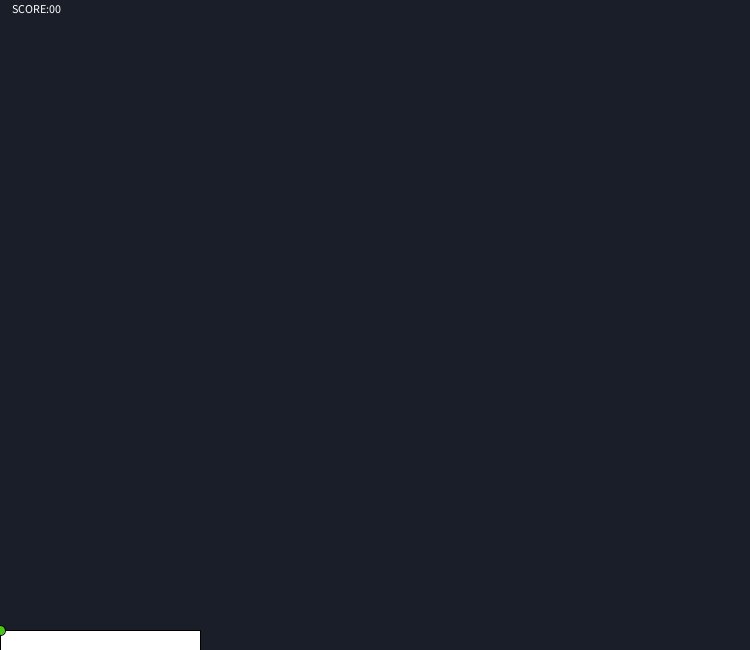
Frame 1 (no input)
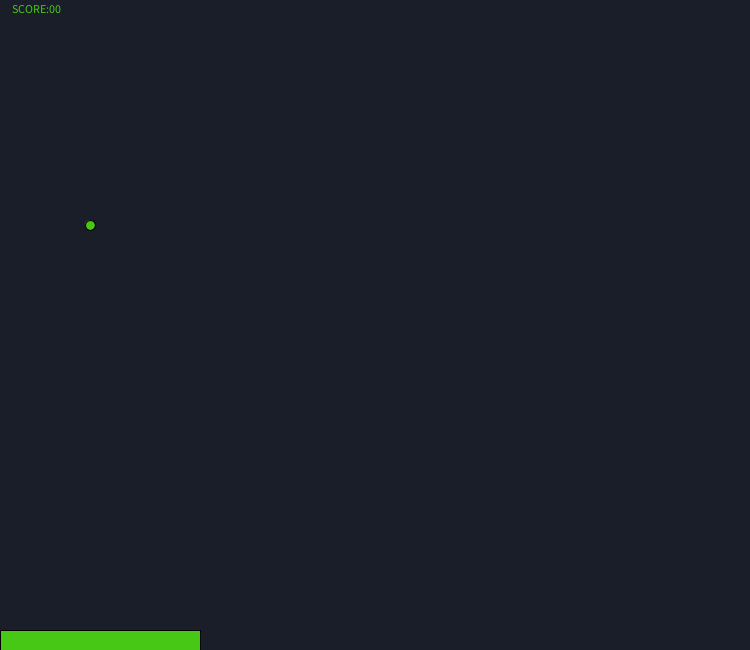
Frame 60 (the mouse pressed at the canvas centre just before this capture)
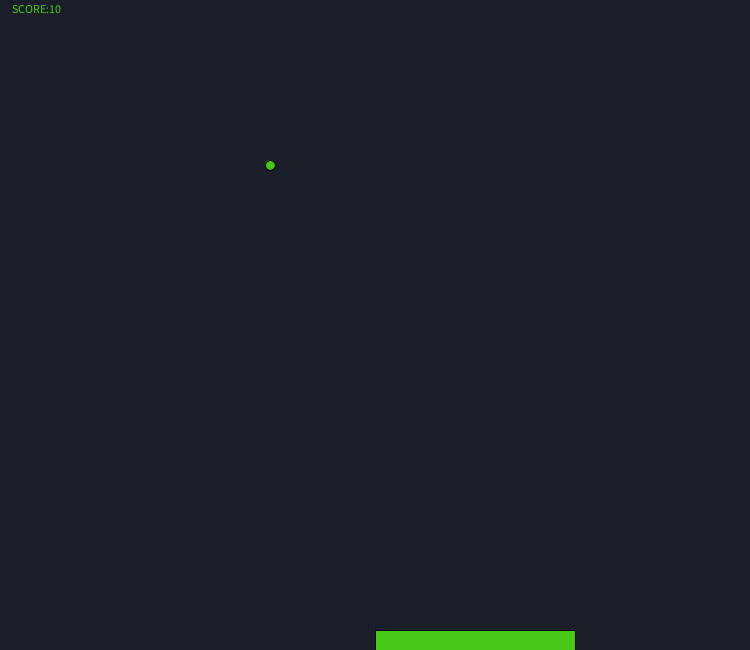
Frame 120 (the mouse held since frame 60 and released just before this capture)

The Processing sketch that drew these frames (run headless with seeded random() and noise(); from frame 60 on, the mouse is pressed at the canvas centre):

// Processing sketch: processing_132484
// ── processing_132484.pde

int base=20;// dikte platform
int x, y, gameScore=0;
int changeX=-30;// snelheid ball horizontaal
int changeY=-15;// snelheid ball verticaal
int gameOver=0;
void setup()
{
  size(750, 650);//groote oppervlakte
  y=height-base; //platform
}
void draw()
{
  if (gameOver==0)
  {
    background(25, 30, 40); //achtergrond kleur start
    text("SCORE:"+gameScore+"0", width/60, height/50); //Plaatsen score + telling
    rect(mouseX, height-base, 200, base); // breedte platform+beweging met mous
    fill(70, 200, 20); //kleur groen
    ellipse(x, y, 10, 10); // de ball
    x=x+changeX;// code beweging ball horziontaal
    y=y+changeY;// code beweging ball verticaal
    if (x<0 | x>width) //
    {
      changeX=-changeX;
    }
    if (y<0)
    {
      changeY=-changeY;
    }
    if (y>height-base)// platform beweging horizontaal is 0
    {
      if (x>mouseX && x<mouseX+300) //de ball terug stuitert van platform
      {
        changeY=-changeY; // de bal terug stuiteren
        gameScore++;
      }
      else
      {
        gameOverbinnen();
      }
    }
  }
  else
  {
    background(255, 0, 0);// achtergrond kleur wanneer verloren
    text("You just lost the game", width/2, height/2);// tekst+plaatsing
    text("CLICK TO RESTART", width/2, height/2+20);// tekst+plaatsing
  }
}
void gameOverbinnen()
{
  gameOver=1;
}
void mouseClicked()// wanneer je klikt wordt alles reset
{
  changeY=-changeY;
  gameScore=0;
  gameOver=0;
}
